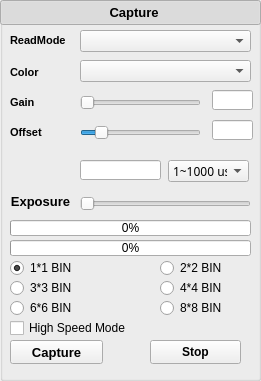
  <widget class="QGroupBox" name="grpBox_capture">
   <property name="geometry">
    <rect>
     <x>10</x>
     <y>500</y>
     <width>261</width>
     <height>381</height>
    </rect>
   </property>
   <widget class="QPushButton" name="head_capture">
    <property name="geometry">
     <rect>
      <x>0</x>
      <y>0</y>
      <width>261</width>
      <height>25</height>
     </rect>
    </property>
    <property name="font">
     <font>
      <family>Tahoma</family>
      <pointsize>10</pointsize>
      <weight>75</weight>
      <bold>true</bold>
     </font>
    </property>
    <property name="layoutDirection">
     <enum>Qt::LeftToRight</enum>
    </property>
    <property name="text">
     <string>  Capture</string>
    </property>
    <property name="checkable">
     <bool>true</bool>
    </property>
    <property name="checked">
     <bool>true</bool>
    </property>
   </widget>
   <widget class="QWidget" name="widget_capture" native="true">
    <property name="geometry">
     <rect>
      <x>0</x>
      <y>20</y>
      <width>261</width>
      <height>351</height>
     </rect>
    </property>
    <property name="font">
     <font>
      <family>Tahoma</family>
     </font>
    </property>
    <widget class="QRadioButton" name="bin1x1">
     <property name="geometry">
      <rect>
       <x>10</x>
       <y>240</y>
       <width>89</width>
       <height>16</height>
      </rect>
     </property>
     <property name="text">
      <string>1*1 BIN</string>
     </property>
     <property name="checked">
      <bool>true</bool>
     </property>
    </widget>
    <widget class="QPushButton" name="pBtn_capture">
     <property name="geometry">
      <rect>
       <x>10</x>
       <y>320</y>
       <width>93</width>
       <height>24</height>
      </rect>
     </property>
     <property name="minimumSize">
      <size>
       <width>93</width>
       <height>24</height>
      </size>
     </property>
     <property name="maximumSize">
      <size>
       <width>93</width>
       <height>24</height>
      </size>
     </property>
     <property name="font">
      <font>
       <family>Tahoma</family>
       <pointsize>10</pointsize>
       <weight>75</weight>
       <bold>true</bold>
      </font>
     </property>
     <property name="text">
      <string>Capture</string>
     </property>
     <property name="checkable">
      <bool>true</bool>
     </property>
    </widget>
    <widget class="QLabel" name="label_Offset_capture">
     <property name="geometry">
      <rect>
       <x>10</x>
       <y>105</y>
       <width>61</width>
       <height>14</height>
      </rect>
     </property>
     <property name="font">
      <font>
       <family>Arial</family>
       <pointsize>8</pointsize>
       <weight>75</weight>
       <bold>true</bold>
      </font>
     </property>
     <property name="text">
      <string>Offset</string>
     </property>
    </widget>
    <widget class="QPushButton" name="pBtn_stop">
     <property name="geometry">
      <rect>
       <x>150</x>
       <y>320</y>
       <width>91</width>
       <height>24</height>
      </rect>
     </property>
     <property name="minimumSize">
      <size>
       <width>91</width>
       <height>24</height>
      </size>
     </property>
     <property name="maximumSize">
      <size>
       <width>91</width>
       <height>24</height>
      </size>
     </property>
     <property name="font">
      <font>
       <family>Tahoma</family>
       <pointsize>9</pointsize>
       <weight>75</weight>
       <italic>false</italic>
       <bold>true</bold>
      </font>
     </property>
     <property name="styleSheet">
      <string notr="true"/>
     </property>
     <property name="text">
      <string>Stop</string>
     </property>
    </widget>
    <widget class="QSlider" name="hSlider_Gain_capture">
     <property name="geometry">
      <rect>
       <x>80</x>
       <y>70</y>
       <width>121</width>
       <height>25</height>
      </rect>
     </property>
     <property name="minimumSize">
      <size>
       <width>0</width>
       <height>25</height>
      </size>
     </property>
     <property name="maximumSize">
      <size>
       <width>16777215</width>
       <height>25</height>
      </size>
     </property>
     <property name="maximum">
      <number>1000</number>
     </property>
     <property name="value">
      <number>0</number>
     </property>
     <property name="orientation">
      <enum>Qt::Horizontal</enum>
     </property>
    </widget>
    <widget class="QProgressBar" name="proBar_capture">
     <property name="geometry">
      <rect>
       <x>10</x>
       <y>220</y>
       <width>241</width>
       <height>16</height>
      </rect>
     </property>
     <property name="minimumSize">
      <size>
       <width>0</width>
       <height>16</height>
      </size>
     </property>
     <property name="maximumSize">
      <size>
       <width>16777215</width>
       <height>16</height>
      </size>
     </property>
     <property name="value">
      <number>0</number>
     </property>
    </widget>
    <widget class="QSlider" name="hSlider_Offset_capture">
     <property name="geometry">
      <rect>
       <x>80</x>
       <y>100</y>
       <width>121</width>
       <height>25</height>
      </rect>
     </property>
     <property name="minimumSize">
      <size>
       <width>0</width>
       <height>25</height>
      </size>
     </property>
     <property name="maximumSize">
      <size>
       <width>16777215</width>
       <height>25</height>
      </size>
     </property>
     <property name="maximum">
      <number>1000</number>
     </property>
     <property name="value">
      <number>135</number>
     </property>
     <property name="orientation">
      <enum>Qt::Horizontal</enum>
     </property>
    </widget>
    <widget class="QRadioButton" name="bin4x4">
     <property name="geometry">
      <rect>
       <x>160</x>
       <y>260</y>
       <width>89</width>
       <height>16</height>
      </rect>
     </property>
     <property name="text">
      <string>4*4 BIN</string>
     </property>
    </widget>
    <widget class="QRadioButton" name="bin3x3">
     <property name="geometry">
      <rect>
       <x>10</x>
       <y>260</y>
       <width>89</width>
       <height>16</height>
      </rect>
     </property>
     <property name="text">
      <string>3*3 BIN</string>
     </property>
    </widget>
    <widget class="QLabel" name="label_Gain_capture">
     <property name="geometry">
      <rect>
       <x>10</x>
       <y>75</y>
       <width>61</width>
       <height>14</height>
      </rect>
     </property>
     <property name="font">
      <font>
       <family>Arial</family>
       <pointsize>8</pointsize>
       <weight>75</weight>
       <bold>true</bold>
      </font>
     </property>
     <property name="text">
      <string>Gain</string>
     </property>
    </widget>
    <widget class="QLabel" name="label_exposure_capture">
     <property name="geometry">
      <rect>
       <x>10</x>
       <y>173</y>
       <width>61</width>
       <height>16</height>
      </rect>
     </property>
     <property name="font">
      <font>
       <family>Tahoma</family>
       <pointsize>10</pointsize>
       <weight>75</weight>
       <bold>true</bold>
      </font>
     </property>
     <property name="layoutDirection">
      <enum>Qt::LeftToRight</enum>
     </property>
     <property name="text">
      <string>Exposure</string>
     </property>
     <property name="alignment">
      <set>Qt::AlignCenter</set>
     </property>
    </widget>
    <widget class="QCheckBox" name="checkBox_highSpeed">
     <property name="geometry">
      <rect>
       <x>10</x>
       <y>300</y>
       <width>171</width>
       <height>16</height>
      </rect>
     </property>
     <property name="text">
      <string>High Speed Mode</string>
     </property>
     <property name="checked">
      <bool>false</bool>
     </property>
     <property name="tristate">
      <bool>false</bool>
     </property>
    </widget>
    <widget class="QRadioButton" name="bin2x2">
     <property name="geometry">
      <rect>
       <x>160</x>
       <y>240</y>
       <width>89</width>
       <height>16</height>
      </rect>
     </property>
     <property name="text">
      <string>2*2 BIN</string>
     </property>
    </widget>
    <widget class="QSlider" name="hSlider_exposure_capture">
     <property name="geometry">
      <rect>
       <x>80</x>
       <y>170</y>
       <width>171</width>
       <height>28</height>
      </rect>
     </property>
     <property name="minimumSize">
      <size>
       <width>0</width>
       <height>28</height>
      </size>
     </property>
     <property name="maximumSize">
      <size>
       <width>16777215</width>
       <height>28</height>
      </size>
     </property>
     <property name="contextMenuPolicy">
      <enum>Qt::CustomContextMenu</enum>
     </property>
     <property name="minimum">
      <number>1</number>
     </property>
     <property name="maximum">
      <number>1000</number>
     </property>
     <property name="pageStep">
      <number>1</number>
     </property>
     <property name="orientation">
      <enum>Qt::Horizontal</enum>
     </property>
    </widget>
    <widget class="QProgressBar" name="proBar_captureTime">
     <property name="geometry">
      <rect>
       <x>10</x>
       <y>200</y>
       <width>241</width>
       <height>16</height>
      </rect>
     </property>
     <property name="minimumSize">
      <size>
       <width>0</width>
       <height>16</height>
      </size>
     </property>
     <property name="maximumSize">
      <size>
       <width>16777215</width>
       <height>16</height>
      </size>
     </property>
     <property name="value">
      <number>0</number>
     </property>
    </widget>
    <widget class="QLineEdit" name="lineEdit_exposure_capture">
     <property name="geometry">
      <rect>
       <x>80</x>
       <y>140</y>
       <width>81</width>
       <height>20</height>
      </rect>
     </property>
     <property name="minimumSize">
      <size>
       <width>0</width>
       <height>20</height>
      </size>
     </property>
     <property name="maximumSize">
      <size>
       <width>16777215</width>
       <height>20</height>
      </size>
     </property>
    </widget>
    <widget class="QLineEdit" name="lineEdit_Gain_capture">
     <property name="geometry">
      <rect>
       <x>212</x>
       <y>70</y>
       <width>41</width>
       <height>20</height>
      </rect>
     </property>
     <property name="minimumSize">
      <size>
       <width>41</width>
       <height>20</height>
      </size>
     </property>
     <property name="maximumSize">
      <size>
       <width>41</width>
       <height>20</height>
      </size>
     </property>
    </widget>
    <widget class="QLineEdit" name="lineEdit_Offset_capture">
     <property name="geometry">
      <rect>
       <x>212</x>
       <y>100</y>
       <width>41</width>
       <height>20</height>
      </rect>
     </property>
     <property name="minimumSize">
      <size>
       <width>41</width>
       <height>20</height>
      </size>
     </property>
     <property name="maximumSize">
      <size>
       <width>41</width>
       <height>20</height>
      </size>
     </property>
    </widget>
    <widget class="QComboBox" name="comboBox_color_capture">
     <property name="geometry">
      <rect>
       <x>80</x>
       <y>40</y>
       <width>171</width>
       <height>22</height>
      </rect>
     </property>
    </widget>
    <widget class="QComboBox" name="comboBox_readmode_capture">
     <property name="geometry">
      <rect>
       <x>80</x>
       <y>10</y>
       <width>171</width>
       <height>22</height>
      </rect>
     </property>
    </widget>
    <widget class="QLabel" name="label_readmode_capture">
     <property name="geometry">
      <rect>
       <x>10</x>
       <y>13</y>
       <width>61</width>
       <height>14</height>
      </rect>
     </property>
     <property name="font">
      <font>
       <family>Arial</family>
       <pointsize>8</pointsize>
       <weight>75</weight>
       <bold>true</bold>
      </font>
     </property>
     <property name="text">
      <string>ReadMode</string>
     </property>
    </widget>
    <widget class="QLabel" name="label_color_capture">
     <property name="geometry">
      <rect>
       <x>10</x>
       <y>45</y>
       <width>61</width>
       <height>14</height>
      </rect>
     </property>
     <property name="font">
      <font>
       <family>Arial</family>
       <pointsize>8</pointsize>
       <weight>75</weight>
       <bold>true</bold>
      </font>
     </property>
     <property name="text">
      <string>Color</string>
     </property>
    </widget>
    <widget class="QComboBox" name="comBoxSingleUnit">
     <property name="geometry">
      <rect>
       <x>168</x>
       <y>140</y>
       <width>81</width>
       <height>22</height>
      </rect>
     </property>
     <property name="font">
      <font>
       <family>宋体</family>
      </font>
     </property>
     <property name="currentText">
      <string>1~1000 us</string>
     </property>
     <property name="currentIndex">
      <number>0</number>
     </property>
     <item>
      <property name="text">
       <string>1~1000 us</string>
      </property>
     </item>
     <item>
      <property name="text">
       <string>1~1000 ms</string>
      </property>
     </item>
     <item>
      <property name="text">
       <string>1~1200 s</string>
      </property>
     </item>
     <item>
      <property name="text">
       <string>20~60 min</string>
      </property>
     </item>
    </widget>
    <widget class="QRadioButton" name="bin6x6">
     <property name="geometry">
      <rect>
       <x>10</x>
       <y>280</y>
       <width>89</width>
       <height>16</height>
      </rect>
     </property>
     <property name="text">
      <string>6*6 BIN</string>
     </property>
    </widget>
    <widget class="QRadioButton" name="bin8x8">
     <property name="geometry">
      <rect>
       <x>160</x>
       <y>280</y>
       <width>89</width>
       <height>16</height>
      </rect>
     </property>
     <property name="text">
      <string>8*8 BIN</string>
     </property>
    </widget>
   </widget>
   <zorder>widget_capture</zorder>
   <zorder>head_capture</zorder>
  </widget>
